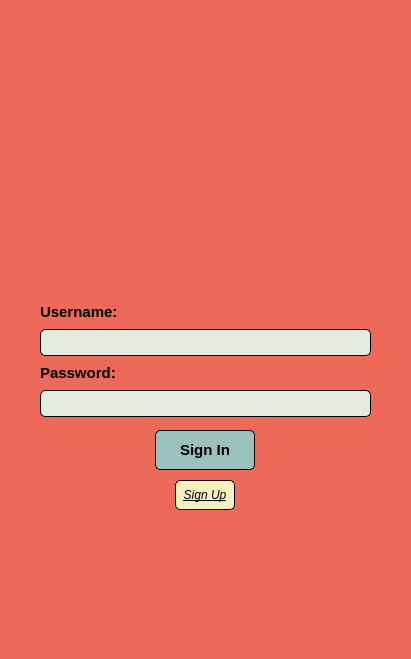
<?xml version="1.0" encoding="UTF-8"?>
<ui version="4.0">
 <class>UserLogin</class>
 <widget class="QWidget" name="UserLogin">
  <property name="geometry">
   <rect>
    <x>0</x>
    <y>0</y>
    <width>411</width>
    <height>659</height>
   </rect>
  </property>
  <property name="windowTitle">
   <string>Form</string>
  </property>
  <property name="styleSheet">
   <string notr="true">background-color: rgb(237, 106, 90);</string>
  </property>
  <widget class="QToolButton" name="loginBtn">
   <property name="geometry">
    <rect>
     <x>155</x>
     <y>430</y>
     <width>100</width>
     <height>40</height>
    </rect>
   </property>
   <property name="sizePolicy">
    <sizepolicy hsizetype="Preferred" vsizetype="Preferred">
     <horstretch>0</horstretch>
     <verstretch>0</verstretch>
    </sizepolicy>
   </property>
   <property name="font">
    <font>
     <pointsize>11</pointsize>
     <bold>true</bold>
    </font>
   </property>
   <property name="styleSheet">
    <string notr="true">border-radius: 5px;
background-color: rgb(155, 193, 188);
border: 1px solid;</string>
   </property>
   <property name="text">
    <string>Sign In</string>
   </property>
   <property name="popupMode">
    <enum>QToolButton::InstantPopup</enum>
   </property>
   <property name="toolButtonStyle">
    <enum>Qt::ToolButtonTextBesideIcon</enum>
   </property>
  </widget>
  <widget class="QToolButton" name="signupBtn">
   <property name="geometry">
    <rect>
     <x>175</x>
     <y>480</y>
     <width>60</width>
     <height>30</height>
    </rect>
   </property>
   <property name="font">
    <font>
     <italic>true</italic>
     <underline>true</underline>
    </font>
   </property>
   <property name="styleSheet">
    <string notr="true">border-radius: 5px;
background-color: rgb(244, 241, 187);
border: 1px solid;</string>
   </property>
   <property name="text">
    <string>Sign Up</string>
   </property>
   <property name="popupMode">
    <enum>QToolButton::InstantPopup</enum>
   </property>
   <property name="toolButtonStyle">
    <enum>Qt::ToolButtonTextBesideIcon</enum>
   </property>
  </widget>
  <widget class="QLabel" name="logo_label">
   <property name="geometry">
    <rect>
     <x>105</x>
     <y>80</y>
     <width>200</width>
     <height>200</height>
    </rect>
   </property>
   <property name="text">
    <string/>
   </property>
   <property name="pixmap">
    <pixmap resource="res.qrc">:/res/logo.png</pixmap>
   </property>
   <property name="scaledContents">
    <bool>true</bool>
   </property>
  </widget>
  <widget class="QLabel" name="pwd_label">
   <property name="geometry">
    <rect>
     <x>40</x>
     <y>361</y>
     <width>101</width>
     <height>23</height>
    </rect>
   </property>
   <property name="font">
    <font>
     <pointsize>11</pointsize>
     <bold>true</bold>
    </font>
   </property>
   <property name="text">
    <string>Password:</string>
   </property>
  </widget>
  <widget class="QLabel" name="username_label">
   <property name="geometry">
    <rect>
     <x>40</x>
     <y>300</y>
     <width>101</width>
     <height>23</height>
    </rect>
   </property>
   <property name="font">
    <font>
     <pointsize>11</pointsize>
     <bold>true</bold>
    </font>
   </property>
   <property name="text">
    <string>Username:</string>
   </property>
  </widget>
  <widget class="QLineEdit" name="pwd_lineEdit">
   <property name="geometry">
    <rect>
     <x>40</x>
     <y>390</y>
     <width>331</width>
     <height>27</height>
    </rect>
   </property>
   <property name="font">
    <font>
     <pointsize>11</pointsize>
    </font>
   </property>
   <property name="styleSheet">
    <string notr="true">border: 1px solid;
border-radius: 5px;
background-color: rgb(230, 235, 224);</string>
   </property>
   <property name="echoMode">
    <enum>QLineEdit::Password</enum>
   </property>
  </widget>
  <widget class="QLineEdit" name="username_lineEdit">
   <property name="geometry">
    <rect>
     <x>40</x>
     <y>329</y>
     <width>331</width>
     <height>27</height>
    </rect>
   </property>
   <property name="font">
    <font>
     <pointsize>11</pointsize>
    </font>
   </property>
   <property name="styleSheet">
    <string notr="true">border: 1px solid;
border-radius: 5px;
background-color: rgb(230, 235, 224);</string>
   </property>
  </widget>
 </widget>
 <resources>
  <include location="res.qrc"/>
 </resources>
 <connections/>
</ui>
